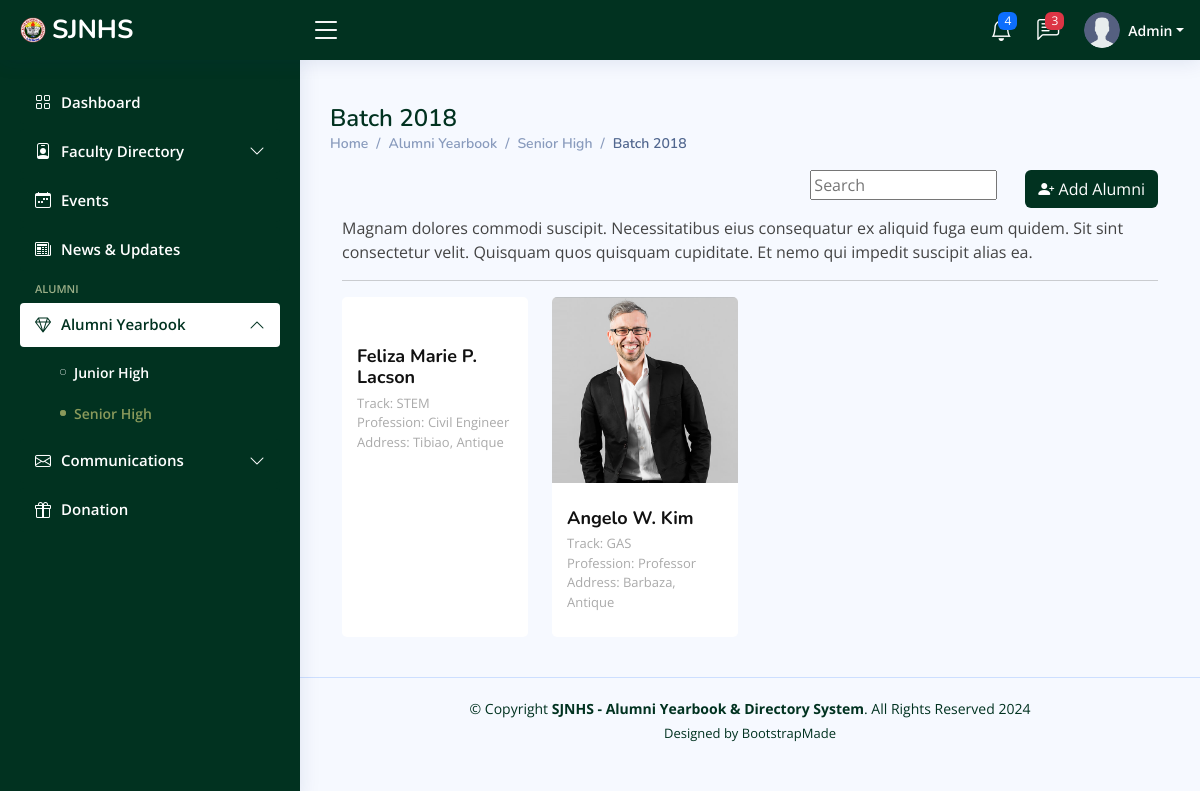
/admin/alumni-shs-view.php?batch=2018 (signed in), run on an earlier commit of the app's database.
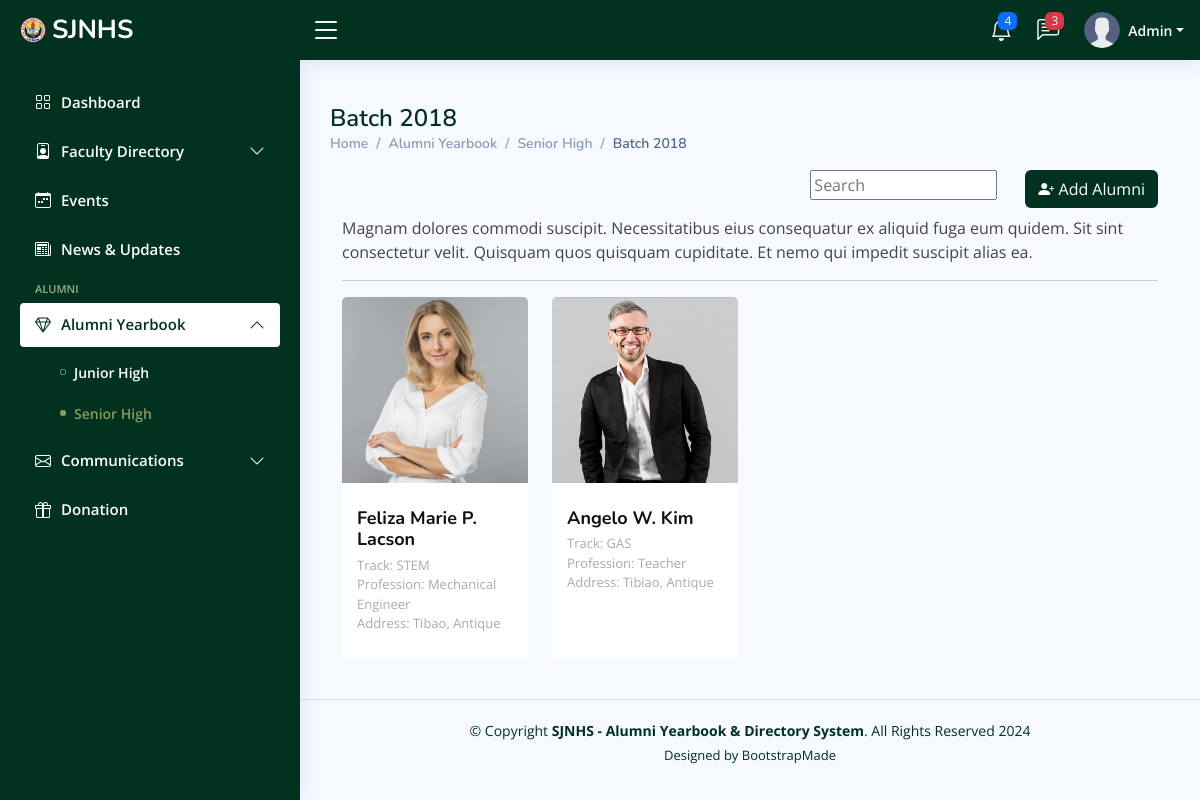
And on a later commit of the database.
### tables this page shows
CREATE TABLE `alumni_shs` (
  `id` int(11) NOT NULL,
  `alumni_id` varchar(255) NOT NULL,
  `firstname` varchar(255) NOT NULL,
  `middlename` varchar(255) NOT NULL,
  `lastname` varchar(255) NOT NULL,
  `email` varchar(255) NOT NULL,
  `password` varchar(255) NOT NULL,
  `phone_num` varchar(255) NOT NULL,
  `year_graduated` year(4) NOT NULL,
  `section` varchar(100) NOT NULL,
  `track` varchar(255) NOT NULL,
  `profession` varchar(255) NOT NULL,
  `current_company_bus` varchar(255) NOT NULL,
  `marital_stat` varchar(255) NOT NULL,
  `address` varchar(255) NOT NULL,
  `profile_picture` varchar(255) NOT NULL,
  `user_status` varchar(255) NOT NULL,
  `date_created` timestamp NOT NULL DEFAULT current_timestamp()
);

### admin/alumni-shs-view.php (the view, shortened to what this page needs)
<?php
include_once 'includes/header.php';
include_once 'includes/conn.php';
?>
<aside id="sidebar" class="sidebar">
    <ul class="sidebar-nav" id="sidebar-nav">
        <li class="nav-item">
            <a class="nav-link collapsed" href="dashboard.php">
                <i class="bi bi-grid"></i>
                <span>Dashboard</span>
            </a>
        </li>
        <li class="nav-item">
            <a class="nav-link collapsed" data-bs-target="#faculty-nav" data-bs-toggle="collapse" href="#">
                <i class="bi bi-person-badge"></i><span>Faculty Directory</span><i
                    class="bi bi-chevron-down ms-auto"></i>
            </a>
        </li>
        <li class="nav-item">
            <a class="nav-link collapsed" href="events.php">
                <i class="bi bi-calendar-week"></i>
                <span>Events</span>
            </a>
        </li>
        <li class="nav-item">
            <a class="nav-link collapsed" href="news-and-updates.php">
                <i class="bi bi-newspaper"></i>
                <span>News &amp; Updates</span>
            </a>
        </li>
        <li class="nav-heading">Alumni</li>
        <li class="nav-item">
            <a class="nav-link" data-bs-target="#alumni-nav" data-bs-toggle="collapse" href="#">
                <i class="bi bi-gem"></i><span>Alumni Yearbook</span><i class="bi bi-chevron-down ms-auto"></i>
            </a>
            <ul id="alumni-nav" class="nav-content collapse show" data-bs-parent="#sidebar-nav">
                <li>
                    <a href="juniorhs-alumni.php">
                        <i class="bi bi-circle"></i><span>Junior High</span>
                    </a>
                </li>
                <li>
                    <a href="seniorhs-alumni.php" class="active">
                        <i class="bi bi-circle"></i><span>Senior High</span>
                    </a>
                </li>
            </ul>
        </li>
        <li class="nav-item">
            <a class="nav-link collapsed" data-bs-target="#comms-nav" data-bs-toggle="collapse" href="#">
                <i class="bi bi-envelope"></i><span>Communications</span><i class="bi bi-chevron-down ms-auto"></i>
            </a>
        </li>
        <li class="nav-item">
            <a class="nav-link collapsed" href="pages-error-404.html">
                <i class="bi bi-gift"></i>
                <span>Donation</span>
            </a>
        </li>
    </ul>
</aside>
<main id="main" class="main">
    <div class="pagetitle">
        <h1>Batch <?php echo isset($_GET['batch']) ? $_GET['batch'] : ''; ?></h1>
        <nav>
            <ol class="breadcrumb">
                <li class="breadcrumb-item"><a href="dashboard.php">Home</a></li>
                <li class="breadcrumb-item">Alumni Yearbook</li>
                <li class="breadcrumb-item"><a href="juniorhs-alumni.php">Senior High</a></li>
                <li class="breadcrumb-item active">Batch <?php echo isset($_GET['batch']) ? $_GET['batch'] : ''; ?></li>
            </ol>
        </nav>
    </div>
    <section class="section dashboard">
        <div class="row">
            <div class="col-lg-12">
                <div id="user" class="user">
                    <div class="container" data-aos="fade-up">
                        <div class="section-title">
                            <div class="d-grid gap-2 d-md-flex justify-content-md-end mb-2">
                                <div class="search-bar">
                                    <input type="text" name="query" id="search" placeholder="Search"
                                        title="Enter search keyword">
                                </div>
                                <button class="btn text-white" style="background-color:#013220" type="button"
                                    data-bs-toggle="modal" data-bs-target="#addfaculty"><i
                                        class="bi bi-person-plus-fill"></i> Add Alumni
                                </button>
                            </div>
                            <p>Magnam dolores commodi suscipit. Necessitatibus eius consequatur ex aliquid fuga eum
                                quidem. Sit sint consectetur velit. Quisquam quos quisquam cupiditate. Et nemo qui
                                impedit suscipit alias ea.</p>
                            <hr>
                        </div>
                        <div class="row">
                            <?php
                                $sql = "SELECT * FROM alumni_shs WHERE `year_graduated` = '$_GET[batch]'";
                                $result = mysqli_query($conn, $sql);
                                if (mysqli_num_rows($result) > 0) {
                                    while ($row = mysqli_fetch_assoc($result)) {
                                        $middlenameInitial = substr($row['middlename'], 0, 1);
                                        ?>
                            <div class="col-lg-3 col-md-6 d-flex align-items-stretch">
                                <div class="member" data-aos="fade-up" data-aos-delay="100">
                                    <div class="member-img">
                                        <img src="<?php echo $row['profile_picture']; ?>" class="img-fluid" alt="">
                                    </div>
                                    <div class="member-info">
                                        <h4><?php echo $row['firstname'] . " " . $middlenameInitial . ". " . $row['lastname']; ?>
                                        </h4>
                                        <span><?php echo "Track: " . $row['track']; ?></span>
                                        <span><?php echo "Profession: " . $row['profession']; ?></span>
                                        <span><?php echo "Address: " . $row['address']; ?></span>
                                    </div>
                                </div>
                            </div>
                            <?php
                                }
                            } else {
                            echo "No alumni members found.";
                            }
                            ?>
                        </div>
                    </div>
                </div>
            </div>
    </section>
</main>
<?php
include_once 'includes/footer.php';
?>

### admin/includes/header.php (shortened to what this page needs)
<!DOCTYPE html>
<html lang="en">
<head>
    <link href="assets/vendor/bootstrap/css/bootstrap.min.css" rel="stylesheet">
    <link href="assets/vendor/bootstrap-icons/bootstrap-icons.css" rel="stylesheet">
    <link href="assets/vendor/boxicons/css/boxicons.min.css" rel="stylesheet">
    <link href="assets/vendor/quill/quill.snow.css" rel="stylesheet">
    <link href="assets/vendor/quill/quill.bubble.css" rel="stylesheet">
    <link href="assets/vendor/remixicon/remixicon.css" rel="stylesheet">
    <link href="assets/vendor/simple-datatables/style.css" rel="stylesheet">
    <link href="assets/css/style.css" rel="stylesheet">
</head>
<body>
    <header id="header" class="header fixed-top d-flex align-items-center">
        <div class="d-flex align-items-center justify-content-between">
            <a href="dashboard.php" class="logo d-flex align-items-center">
                <img src="assets/img/favicon.png" alt="">
                <span class="d-none d-lg-block">SJNHS</span>
            </a>
            <i class="bi bi-list toggle-sidebar-btn"></i>
        </div>
        <nav class="header-nav ms-auto">
            <ul class="d-flex align-items-center">
                <li class="nav-item dropdown">
                    <a class="nav-link nav-icon" href="#" data-bs-toggle="dropdown">
                        <i class="bi bi-bell"></i>
                        <span class="badge bg-primary badge-number">4</span>
                    </a>
                </li>
                <li class="nav-item dropdown">
                    <a class="nav-link nav-icon" href="#" data-bs-toggle="dropdown">
                        <i class="bi bi-chat-left-text"></i>
                        <span class="badge bg-danger badge-number">3</span>
                    </a>
                </li>
                <li class="nav-item dropdown pe-3">
                    <a class="nav-link nav-profile d-flex align-items-center pe-0" href="#" data-bs-toggle="dropdown">
                        <img src="assets/img/user.png" alt="Profile" class="rounded-circle">
                        <span class="d-none d-md-block dropdown-toggle ps-2">Admin</span>
                    </a>
                </li>
            </ul>
        </nav>
    </header>

### admin/includes/conn.php (shortened to what this page needs)
<?php
echo "Connected successfully";
?>

### admin/includes/footer.php (shortened to what this page needs)
<footer id="footer" class="footer">
    <div class="copyright">
        &copy; Copyright <strong><span>SJNHS - Alumni Yearbook & Directory System</span></strong>. All Rights Reserved
        2024
    </div>
    <div class="credits">
        Designed by <a href="https://bootstrapmade.com/">BootstrapMade</a>
    </div>
</footer>
</body>
</html>

### admin/assets/css/style.css (style rules this page uses)
:root { scroll-behavior: smooth; }
body { font-family: "Open Sans", sans-serif; background: #f6f9ff; color: #444444; }
a { color: #013220; text-decoration: none; }
h1, h2, h3, h4, h5, h6 { font-family: "Nunito", sans-serif; }
#main { margin-top: 60px; padding: 20px 30px; transition: all 0.3s; }
.pagetitle { margin-bottom: 10px; }
.pagetitle h1 { font-size: 24px; margin-bottom: 0; font-weight: 600; color: #013220; }
.breadcrumb { font-size: 14px; font-family: "Nunito", sans-serif; color: #899bbd; font-weight: 600; }
.breadcrumb a { color: #899bbd; transition: 0.3s; }
.breadcrumb .breadcrumb-item::before { color: #899bbd; }
.breadcrumb .active { color: #51678f; font-weight: 600; }
.logo { line-height: 1; }
@media (min-width: 1200px) { .logo { width: 280px; } }
.logo img { max-height: 26px; margin-right: 6px; }
.logo span { font-size: 26px; font-weight: 700; color: #fff; font-family: "Nunito", sans-serif; }
.header { transition: all 0.5s; z-index: 997; height: 60px; box-shadow: 0px 2px 20px rgba(1, 41, 112, 0.1); background-color: #013220; padding-left: 20px; }
.header .toggle-sidebar-btn { font-size: 32px; padding-left: 10px; cursor: pointer; color: #fff; }
.search-bar { min-width: 150px; padding: 0 20px; }
.header-nav ul { list-style: none; }
.header-nav>ul { margin: 0; padding: 0; }
.header-nav .nav-icon { font-size: 22px; color: #fff; margin-right: 25px; position: relative; }
.header-nav .nav-profile { color: #fff; }
.header-nav .nav-profile img { max-height: 36px; }
.header-nav .nav-profile span { font-size: 14px; font-weight: 600; }
.header-nav .badge-number { position: absolute; inset: -2px -5px auto auto; font-weight: normal; font-size: 12px; padding: 3px 6px; }
.sidebar { position: fixed; top: 60px; left: 0; bottom: 0; width: 300px; z-index: 996; transition: all 0.3s; padding: 20px; overflow-y: auto; scrollbar-width: thin; scrollbar-color: #aab7cf transparent; box-shadow: 0px 0px 20px rgba(1, 41, 112, 0.1); background-color: #013220; }
@media (min-width: 1200px) { #main, #footer { margin-left: 300px; } }
.sidebar-nav { padding: 0; margin: 0; list-style: none; }
.sidebar-nav li { padding: 0; margin: 0; list-style: none; }
.sidebar-nav .nav-item { margin-bottom: 5px; }
.sidebar-nav .nav-heading { font-size: 11px; text-transform: uppercase; color: #9CAF88; font-weight: 600; margin: 10px 0 5px 15px; }
.sidebar-nav .nav-link { display: flex; align-items: center; font-size: 15px; font-weight: 600; color: #013220; transition: 0.3; background: #fff; padding: 10px 15px; border-radius: 4px; }
.sidebar-nav .nav-link i { font-size: 16px; margin-right: 10px; color: #013220; }
.sidebar-nav .nav-link.collapsed { color: #fff; background: #013220; }
.sidebar-nav .nav-link.collapsed i { color: #fff; }
.sidebar-nav .nav-link .bi-chevron-down { margin-right: 0; transition: transform 0.2s ease-in-out; }
.sidebar-nav .nav-link:not(.collapsed) .bi-chevron-down { transform: rotate(180deg); }
.sidebar-nav .nav-content { padding: 5px 0 0 0; margin: 0; list-style: none; }
.sidebar-nav .nav-content a { display: flex; align-items: center; font-size: 14px; font-weight: 600; color: #fff; transition: 0.3; padding: 10px 0 10px 40px; transition: 0.3s; }
.sidebar-nav .nav-content a i { font-size: 6px; margin-right: 8px; line-height: 0; border-radius: 50%; }
.sidebar-nav .nav-content a:hover, .sidebar-nav .nav-content a.active { color: #8A9A5B; }
.sidebar-nav .nav-content a.active i { background-color: #8A9A5B; }
.user .member { margin-bottom: 20px; overflow: hidden; border-radius: 5px; background: #fff; position: relative; }
.user .member .member-img { position: relative; overflow: hidden; }
.user .member .member-info { padding: 25px 15px; }
.user .member .member-info h4 { font-weight: 700; margin-bottom: 5px; font-size: 18px; color: #111111; }
.user .member .member-info span { display: block; font-size: 13px; font-weight: 400; color: #aaaaaa; }
.footer { padding: 20px 0; font-size: 14px; transition: all 0.3s; border-top: 1px solid #cddfff; }
.footer .copyright { text-align: center; color: #013220; }
.footer .credits { padding-top: 5px; text-align: center; font-size: 13px; color: #013220; }

What changed in the data, as far as the page shows it:
changed alumni_shs "Feliza Marie": profile_picture: picture added; profession "Civil Engineer" → "Mechanical Engineer"; address "Tibiao, Antique" → "Tibao, Antique"
changed alumni_shs "Angelo": profession "Professor" → "Teacher"; address "Barbaza, Antique" → "Tibiao, Antique"
